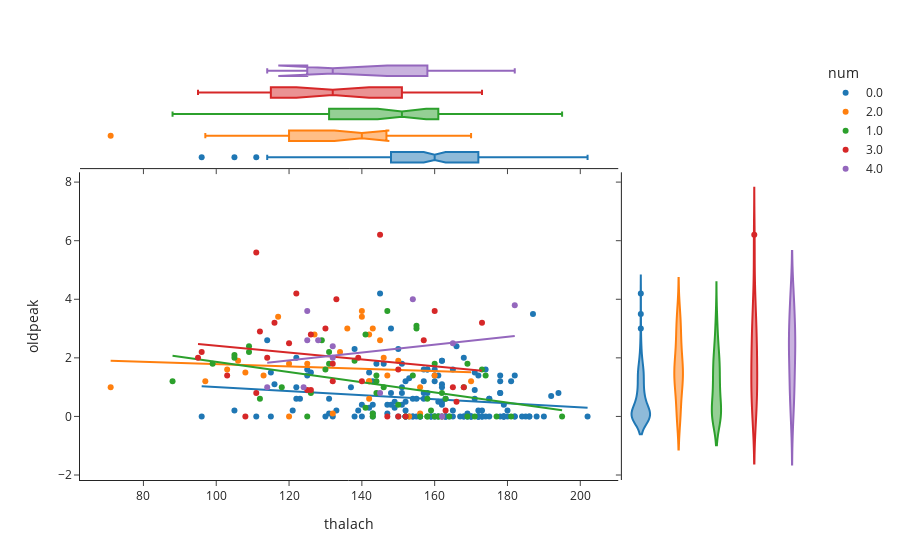

Write notebook code for a chart like this one.
### Code cell
# I plotted for all (4 choose 2) features("age","chol","thalach","oldpeak") combination to see if I find anything interesting between any two features. I could not see anything in particular.
import plotly.express as px
fig = px.scatter(data, x="thalach", y= "oldpeak", color="num", marginal_y="violin",
           marginal_x="box", trendline="ols", template="simple_white")
fig.show()
results = px.get_trendline_results(fig)
results = results.iloc[0]["px_fit_results"].summary()
print(results)

### Figure 1 — Plotly figure (JSON) as saved in the notebook; plotly's stock layout.template omitted (floating-point values rounded to 4 significant figures; data arrays with more than 128 entries replaced by an {"elided": "..."} marker saying what was removed)
{"data": [{"hovertemplate": "num=0.0<br>thalach=%{x}<br>oldpeak=%{y}<extra></extra>", "legendgroup": "0.0", "marker": {"color": "#1F77B4", "symbol": "circle"}, "mode": "markers", "name": "0.0", "orientation": "v", "showlegend": true, "type": "scatter", "x": {"elided": "157 int values"}, "xaxis": "x", "y": {"elided": "157 float values"}, "yaxis": "y"}, {"alignmentgroup": "True", "hovertemplate": "num=0.0<br>thalach=%{x}<extra></extra>", "legendgroup": "0.0", "marker": {"color": "#1F77B4", "symbol": "circle"}, "name": "0.0", "notched": true, "offsetgroup": "0.0", "showlegend": false, "type": "box", "x": {"elided": "157 int values"}, "xaxis": "x3", "yaxis": "y3"}, {"alignmentgroup": "True", "hovertemplate": "num=0.0<br>oldpeak=%{y}<extra></extra>", "legendgroup": "0.0", "marker": {"color": "#1F77B4", "symbol": "circle"}, "name": "0.0", "offsetgroup": "0.0", "scalegroup": "y", "showlegend": false, "type": "violin", "xaxis": "x2", "y": {"elided": "157 float values"}, "yaxis": "y2"}, {"hovertemplate": "<b>OLS trendline</b><br>oldpeak = -0.00689243 * thalach + 1.69142<br>R<sup>2</sup>=0.028591<br><br>num=0.0<br>thalach=%{x}<br>oldpeak=%{y} <b>(trend)</b><extra></extra>", "legendgroup": "0.0", "marker": {"color": "#1F77B4", "symbol": "circle"}, "mode": "lines", "name": "0.0", "showlegend": false, "type": "scatter", "x": {"elided": "157 int values"}, "xaxis": "x", "y": {"elided": "157 float values"}, "yaxis": "y"}, {"hovertemplate": "num=2.0<br>thalach=%{x}<br>oldpeak=%{y}<extra></extra>", "legendgroup": "2.0", "marker": {"color": "#FF7F0E", "symbol": "circle"}, "mode": "markers", "name": "2.0", "orientation": "v", "showlegend": true, "type": "scatter", "x": [108, 147, 142, 160, 153, 142, 113, 142, 140, 142, 162, 140, 136, 97, 127, 170, 150, 120, 146, 106, 132, 117, 103, 145, 71, 156, 125, 156, 134, 120, 143], "xaxis": "x", "y": [1.5, 1.4, 0.6, 1.4, 0, 1.2, 1.4, 2.8, 3.4, 1.2, 0, 3.6, 3, 1.2, 2.8, 1.2, 1.9, 0, 2, 1.9, 0.1, 3.4, 1.6, 2.6, 1, 0.1, 1.8, 1, 2.2, 1.8, 3], "yaxis": "y"}, {"alignmentgroup": "True", "hovertemplate": "num=2.0<br>thalach=%{x}<extra></extra>", "legendgroup": "2.0", "marker": {"color": "#FF7F0E", "symbol": "circle"}, "name": "2.0", "notched": true, "offsetgroup": "2.0", "showlegend": false, "type": "box", "x": [108, 147, 142, 160, 153, 142, 113, 142, 140, 142, 162, 140, 136, 97, 127, 170, 150, 120, 146, 106, 132, 117, 103, 145, 71, 156, 125, 156, 134, 120, 143], "xaxis": "x3", "yaxis": "y3"}, {"alignmentgroup": "True", "hovertemplate": "num=2.0<br>oldpeak=%{y}<extra></extra>", "legendgroup": "2.0", "marker": {"color": "#FF7F0E", "symbol": "circle"}, "name": "2.0", "offsetgroup": "2.0", "scalegroup": "y", "showlegend": false, "type": "violin", "xaxis": "x2", "y": [1.5, 1.4, 0.6, 1.4, 0, 1.2, 1.4, 2.8, 3.4, 1.2, 0, 3.6, 3, 1.2, 2.8, 1.2, 1.9, 0, 2, 1.9, 0.1, 3.4, 1.6, 2.6, 1, 0.1, 1.8, 1, 2.2, 1.8, 3], "yaxis": "y2"}, {"hovertemplate": "<b>OLS trendline</b><br>oldpeak = -0.00396922 * thalach + 2.17911<br>R<sup>2</sup>=0.006647<br><br>num=2.0<br>thalach=%{x}<br>oldpeak=%{y} <b>(trend)</b><extra></extra>", "legendgroup": "2.0", "marker": {"color": "#FF7F0E", "symbol": "circle"}, "mode": "lines", "name": "2.0", "showlegend": false, "type": "scatter", "x": [71, 97, 103, 106, 108, 113, 117, 120, 120, 125, 127, 132, 134, 136, 140, 140, 142, 142, 142, 142, 143, 145, 146, 147, 150, 153, 156, 156, 160, 162, 170], "xaxis": "x", "y": [1.897, 1.794, 1.77, 1.758, 1.75, 1.731, 1.715, 1.703, 1.703, 1.683, 1.675, 1.655, 1.647, 1.639, 1.623, 1.623, 1.615, 1.615, 1.615, 1.615, 1.612, 1.604, 1.6, 1.596, 1.584, 1.572, 1.56, 1.56, 1.544, 1.536, 1.504], "yaxis": "y"}, {"hovertemplate": "num=1.0<br>thalach=%{x}<br>oldpeak=%{y}<extra></extra>", "legendgroup": "1.0", "marker": {"color": "#2CA02C", "symbol": "circle"}, "mode": "markers", "name": "1.0", "orientation": "v", "showlegend": true, "type": "scatter", "x": [129, 155, 168, 160, 158, 112, 169, 144, 109, 163, 158, 131, 155, 147, 99, 158, 177, 141, 161, 150, 146, 144, 174, 130, 159, 131, 152, 109, 173, 171, 156, 143, 88, 105, 161, 195, 143, 125, 154, 160, 169, 126, 144, 118, 105, 141, 181, 138, 162, 164], "xaxis": "x", "y": [2.6, 3.1, 1, 1.8, 0, 0.6, 0, 1.4, 2.2, 0.6, 0, 2.2, 3, 3.6, 1.8, 0.6, 0, 2.8, 0, 0.4, 1, 1.2, 1.4, 1.6, 0.2, 1.8, 0, 2.4, 1.6, 0, 0, 0, 1.2, 2.1, 0, 0, 0.1, 0, 1.4, 0, 1.8, 0.8, 0.8, 1, 2, 0.3, 0, 1.9, 0.8, 0], "yaxis": "y"}, {"alignmentgroup": "True", "hovertemplate": "num=1.0<br>thalach=%{x}<extra></extra>", "legendgroup": "1.0", "marker": {"color": "#2CA02C", "symbol": "circle"}, "name": "1.0", "notched": true, "offsetgroup": "1.0", "showlegend": false, "type": "box", "x": [129, 155, 168, 160, 158, 112, 169, 144, 109, 163, 158, 131, 155, 147, 99, 158, 177, 141, 161, 150, 146, 144, 174, 130, 159, 131, 152, 109, 173, 171, 156, 143, 88, 105, 161, 195, 143, 125, 154, 160, 169, 126, 144, 118, 105, 141, 181, 138, 162, 164], "xaxis": "x3", "yaxis": "y3"}, {"alignmentgroup": "True", "hovertemplate": "num=1.0<br>oldpeak=%{y}<extra></extra>", "legendgroup": "1.0", "marker": {"color": "#2CA02C", "symbol": "circle"}, "name": "1.0", "offsetgroup": "1.0", "scalegroup": "y", "showlegend": false, "type": "violin", "xaxis": "x2", "y": [2.6, 3.1, 1, 1.8, 0, 0.6, 0, 1.4, 2.2, 0.6, 0, 2.2, 3, 3.6, 1.8, 0.6, 0, 2.8, 0, 0.4, 1, 1.2, 1.4, 1.6, 0.2, 1.8, 0, 2.4, 1.6, 0, 0, 0, 1.2, 2.1, 0, 0, 0.1, 0, 1.4, 0, 1.8, 0.8, 0.8, 1, 2, 0.3, 0, 1.9, 0.8, 0], "yaxis": "y2"}, {"hovertemplate": "<b>OLS trendline</b><br>oldpeak = -0.0173675 * thalach + 3.60147<br>R<sup>2</sup>=0.158956<br><br>num=1.0<br>thalach=%{x}<br>oldpeak=%{y} <b>(trend)</b><extra></extra>", "legendgroup": "1.0", "marker": {"color": "#2CA02C", "symbol": "circle"}, "mode": "lines", "name": "1.0", "showlegend": false, "type": "scatter", "x": [88, 99, 105, 105, 109, 109, 112, 118, 125, 126, 129, 130, 131, 131, 138, 141, 141, 143, 143, 144, 144, 144, 146, 147, 150, 152, 154, 155, 155, 156, 158, 158, 158, 159, 160, 160, 161, 161, 162, 163, 164, 168, 169, 169, 171, 173, 174, 177, 181, 195], "xaxis": "x", "y": [2.073, 1.882, 1.778, 1.778, 1.708, 1.708, 1.656, 1.552, 1.431, 1.413, 1.361, 1.344, 1.326, 1.326, 1.205, 1.153, 1.153, 1.118, 1.118, 1.101, 1.101, 1.101, 1.066, 1.048, 0.9964, 0.9616, 0.9269, 0.9095, 0.9095, 0.8921, 0.8574, 0.8574, 0.8574, 0.84, 0.8227, 0.8227, 0.8053, 0.8053, 0.7879, 0.7706, 0.7532, 0.6837, 0.6664, 0.6664, 0.6316, 0.5969, 0.5795, 0.5274, 0.458, 0.2148], "yaxis": "y"}, {"hovertemplate": "num=3.0<br>thalach=%{x}<br>oldpeak=%{y}<extra></extra>", "legendgroup": "3.0", "marker": {"color": "#D62728", "symbol": "circle"}, "mode": "markers", "name": "3.0", "orientation": "v", "showlegend": true, "type": "scatter", "x": [160, 173, 114, 120, 132, 163, 111, 150, 145, 157, 139, 140, 132, 150, 111, 133, 126, 103, 96, 112, 166, 122, 125, 147, 130, 126, 165, 95, 108, 116, 168, 152], "xaxis": "x", "y": [3.6, 3.2, 2, 2.5, 1.2, 0.2, 0.8, 1.6, 6.2, 2.6, 2, 1.2, 1.8, 0, 5.6, 4, 2.8, 1.4, 2.2, 2.9, 0.5, 4.2, 0.9, 0, 3, 0.9, 1, 2, 0, 3.2, 1, 0], "yaxis": "y"}, {"alignmentgroup": "True", "hovertemplate": "num=3.0<br>thalach=%{x}<extra></extra>", "legendgroup": "3.0", "marker": {"color": "#D62728", "symbol": "circle"}, "name": "3.0", "notched": true, "offsetgroup": "3.0", "showlegend": false, "type": "box", "x": [160, 173, 114, 120, 132, 163, 111, 150, 145, 157, 139, 140, 132, 150, 111, 133, 126, 103, 96, 112, 166, 122, 125, 147, 130, 126, 165, 95, 108, 116, 168, 152], "xaxis": "x3", "yaxis": "y3"}, {"alignmentgroup": "True", "hovertemplate": "num=3.0<br>oldpeak=%{y}<extra></extra>", "legendgroup": "3.0", "marker": {"color": "#D62728", "symbol": "circle"}, "name": "3.0", "offsetgroup": "3.0", "scalegroup": "y", "showlegend": false, "type": "violin", "xaxis": "x2", "y": [3.6, 3.2, 2, 2.5, 1.2, 0.2, 0.8, 1.6, 6.2, 2.6, 2, 1.2, 1.8, 0, 5.6, 4, 2.8, 1.4, 2.2, 2.9, 0.5, 4.2, 0.9, 0, 3, 0.9, 1, 2, 0, 3.2, 1, 0], "yaxis": "y2"}, {"hovertemplate": "<b>OLS trendline</b><br>oldpeak = -0.011781 * thalach + 3.59391<br>R<sup>2</sup>=0.027587<br><br>num=3.0<br>thalach=%{x}<br>oldpeak=%{y} <b>(trend)</b><extra></extra>", "legendgroup": "3.0", "marker": {"color": "#D62728", "symbol": "circle"}, "mode": "lines", "name": "3.0", "showlegend": false, "type": "scatter", "x": [95, 96, 103, 108, 111, 111, 112, 114, 116, 120, 122, 125, 126, 126, 130, 132, 132, 133, 139, 140, 145, 147, 150, 150, 152, 157, 160, 163, 165, 166, 168, 173], "xaxis": "x", "y": [2.475, 2.463, 2.38, 2.322, 2.286, 2.286, 2.274, 2.251, 2.227, 2.18, 2.157, 2.121, 2.11, 2.11, 2.062, 2.039, 2.039, 2.027, 1.956, 1.945, 1.886, 1.862, 1.827, 1.827, 1.803, 1.744, 1.709, 1.674, 1.65, 1.638, 1.615, 1.556], "yaxis": "y"}, {"hovertemplate": "num=4.0<br>thalach=%{x}<br>oldpeak=%{y}<extra></extra>", "legendgroup": "4.0", "marker": {"color": "#9467BD", "symbol": "circle"}, "mode": "markers", "name": "4.0", "orientation": "v", "showlegend": true, "type": "scatter", "x": [132, 114, 165, 128, 154, 125, 124, 145, 162, 132, 182, 125], "xaxis": "x", "y": [2.4, 1, 2.5, 2.6, 4, 2.6, 1, 0.8, 0, 2, 3.8, 3.6], "yaxis": "y"}, {"alignmentgroup": "True", "hovertemplate": "num=4.0<br>thalach=%{x}<extra></extra>", "legendgroup": "4.0", "marker": {"color": "#9467BD", "symbol": "circle"}, "name": "4.0", "notched": true, "offsetgroup": "4.0", "showlegend": false, "type": "box", "x": [132, 114, 165, 128, 154, 125, 124, 145, 162, 132, 182, 125], "xaxis": "x3", "yaxis": "y3"}, {"alignmentgroup": "True", "hovertemplate": "num=4.0<br>oldpeak=%{y}<extra></extra>", "legendgroup": "4.0", "marker": {"color": "#9467BD", "symbol": "circle"}, "name": "4.0", "offsetgroup": "4.0", "scalegroup": "y", "showlegend": false, "type": "violin", "xaxis": "x2", "y": [2.4, 1, 2.5, 2.6, 4, 2.6, 1, 0.8, 0, 2, 3.8, 3.6], "yaxis": "y2"}, {"hovertemplate": "<b>OLS trendline</b><br>oldpeak = 0.0133188 * thalach + 0.318154<br>R<sup>2</sup>=0.046924<br><br>num=4.0<br>thalach=%{x}<br>oldpeak=%{y} <b>(trend)</b><extra></extra>", "legendgroup": "4.0", "marker": {"color": "#9467BD", "symbol": "circle"}, "mode": "lines", "name": "4.0", "showlegend": false, "type": "scatter", "x": [114, 124, 125, 125, 128, 132, 132, 145, 154, 162, 165, 182], "xaxis": "x", "y": [1.836, 1.97, 1.983, 1.983, 2.023, 2.076, 2.076, 2.249, 2.369, 2.476, 2.516, 2.742], "yaxis": "y"}], "layout": {"legend": {"title": {"text": "num"}, "tracegroupgap": 0}, "margin": {"t": 60}, "xaxis": {"anchor": "y", "domain": [0, 0.7363], "title": {"text": "thalach"}}, "xaxis2": {"anchor": "y2", "domain": [0.7413, 1], "matches": "x2", "showline": false, "showticklabels": false, "ticks": ""}, "xaxis3": {"anchor": "y3", "domain": [0, 0.7363], "matches": "x", "showticklabels": false}, "xaxis4": {"anchor": "y4", "domain": [0.7413, 1], "matches": "x2", "showline": false, "showticklabels": false, "ticks": ""}, "yaxis": {"anchor": "x", "domain": [0, 0.7326], "title": {"text": "oldpeak"}}, "yaxis2": {"anchor": "x2", "domain": [0, 0.7326], "matches": "y", "showticklabels": false}, "yaxis3": {"anchor": "x3", "domain": [0.7426, 1], "matches": "y3", "showline": false, "showticklabels": false, "ticks": ""}, "yaxis4": {"anchor": "x4", "domain": [0.7426, 1], "matches": "y3", "showline": false, "showticklabels": false, "ticks": ""}}}
